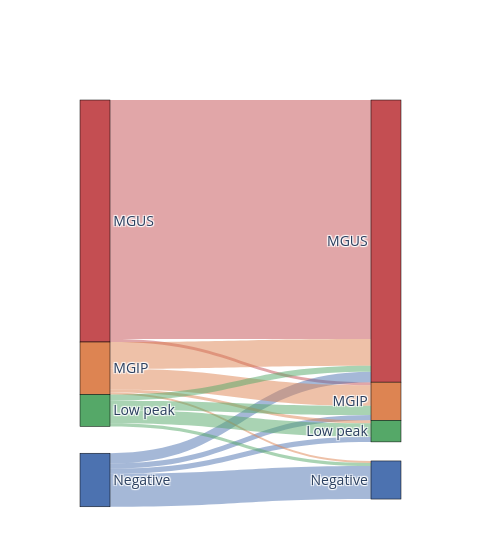

Write notebook code for a chart like this one.
### Markdown cell above
# 03. Sankey

### Code cell
import plotly.graph_objects as go
import pandas as pd
import numpy as np
from collections import defaultdict
import itertools
import seaborn as sns

filt_reshaped2_indv = pd.read_csv('../data/PLCO_ms_indv.csv', sep=",")

# Key columns
SUBJ_COL = "e_2021_1015_id"
TIME_COL = "Yr_before_dx"
CONC_COL = "Conc_1"
ISOTYPE_COL = "Type_heavy" #"Type_1"
diag_col = 'Mass_Spect_Diagnosis_SK_New'

filt_reshaped2_indv[diag_col] = filt_reshaped2_indv[diag_col].replace({
    "Low_MS":"Low peak",
    "MS-MGUS" : "MGUS",
    "MSL" : "Negative",
    "LC_only" : "Negative",
    "<LLMI" : "Negative",
    "C1q-C" : "Negative"
})


colors = sns.color_palette("deep", n_colors=10)

if diag_col == 'Mass_Spect_Diagnosis_SK_New':        
    hex_colors = [f"#{int(color[0]*255):02X}{int(color[1]*255):02X}{int(color[2]*255):02X}" for color in colors]
    node_colors_dict = {
        'Negative': hex_colors[0], 
        'Low peak': hex_colors[2], 
        'MGIP': hex_colors[1], 
        'MGUS': hex_colors[3],
        'Others' : 'lightgray',
    }
    
    alpha = 0.5 
    hex_colors_with_alpha = [
        f"rgba({int(color[0]*255)},{int(color[1]*255)},{int(color[2]*255)},{alpha})" 
        for color in colors
    ]
    
    link_colors_dict = {
        'Negative': hex_colors_with_alpha[0], 
        'Low peak': hex_colors_with_alpha[2], 
        'MGIP': hex_colors_with_alpha[1], 
        'MGUS': hex_colors_with_alpha[3],
        'Others' : 'lightgray'
    }
        
filt_reshaped2_indv['timepoint_int'] = (
    filt_reshaped2_indv['timepoint']
    .astype(str)
    .str.replace('t', '', regex=False)
    .astype(int)
)

filt_reshaped2_indv['timepoint2'] = np.where(
    filt_reshaped2_indv['timepoint'] == filt_reshaped2_indv.groupby(SUBJ_COL)['timepoint'].transform('min'),
    1, 
    np.where(
        filt_reshaped2_indv['timepoint'] == filt_reshaped2_indv.groupby(SUBJ_COL)['timepoint'].transform('max'),
        2,
        np.nan
    )
)
    
disease_dict = {1: 'MM', 2: 'MGUS', 'total': 'total'}

for disease in [1, 2]:
#for disease in [1]:
    disease_name = disease_dict[disease]
    print(disease_name)
    
    if disease_name == 'MGUS':
        #diagnosis_order = ['MGUS', 'MGIP', 'Low peak', 'Others', 'Negative']
        diagnosis_order = ['MGUS', 'MGIP', 'Low peak', 'Negative']        
    elif disease_name == 'MM':
        diagnosis_order = ['MGUS', 'MGIP', 'Low peak', 'Negative']        
        

    data_ori = filt_reshaped2_indv if disease == 'total' else filt_reshaped2_indv[filt_reshaped2_indv['casestat'] == disease]
    
    ##### follow-up number distribution
    max_timepoint_dist = (
        data_ori
        .groupby(SUBJ_COL)['timepoint']
        .max()
        .value_counts()
        .sort_index()
    )

    print(max_timepoint_dist)

    timept = 'timepoint2'
    #timept = 'timepoint'

    data = data_ori.dropna(subset=timept)
    
    
    # Calculate interval years for each patient
    data['Yrs_interval'] = abs(
        data
        .sort_values([SUBJ_COL, timept], ascending=False)  
        .groupby(SUBJ_COL)['Yr_before_dx']
        .diff()
    )

    # at baseline
    timept_1 = data[data[timept] == 1.0]

    stats = timept_1.groupby(diag_col)['Yrs_interval'].agg(
        median=lambda x: f"{x.median():.2f}",
        min=lambda x: f"{x.min():.2f}",
        max=lambda x: f"{x.max():.2f}",
        perc_25=lambda x: f"{x.quantile(0.25):.2f}",
        perc_75=lambda x: f"{x.quantile(0.75):.2f}",
    ).reset_index()

    print('**** Median time to subsequent sample collection (Negative inclues MSL [no m/z ratio], <LLMI, LC only) ****')
    print(stats)


    grouped = data.groupby([SUBJ_COL, timept, diag_col]).size().reset_index(name='count')


    def timepoint_comparisons(df):
        timepoints_c = sorted(df[timept].unique())
        results = []

        for tp1, tp2 in itertools.combinations(timepoints_c, 2):
            df_tp1 = df[df[timept] == tp1]
            df_tp2 = df[df[timept] == tp2]

    #         for diag1 in diagnosis_order: #df_tp1['Mass_Spect_Diagnosis'].unique():
    #             for diag2 in diagnosis_order: #df_tp2['Mass_Spect_Diagnosis'].unique():
            for diag1 in df_tp1[diag_col].unique():
                for diag2 in df_tp2[diag_col].unique():
                    count = len(pd.merge(df_tp1[df_tp1[diag_col] == diag1],
                                         df_tp2[df_tp2[diag_col] == diag2],
                                         on=SUBJ_COL, how='inner'))
                    if count > 0:
                        results.append({'tp1': tp1, 'MS1': diag1,
                                        'tp2': tp2, 'MS2': diag2, 'Count': count})

        return pd.DataFrame(results)


    df = timepoint_comparisons(grouped)
    df.reset_index(drop=True)
    df = df[['MS1', 'MS2', 'Count']]

    # Print % 
    total_counts_ms1 = df.groupby('MS1')['Count'].sum()

    df['percentage'] = df.apply(
        lambda row: (row['Count'] / total_counts_ms1[row['MS1']]) * 100,
        axis=1
    )

    print(df.groupby(['MS1']).sum())
    print(df.groupby(['MS2']).sum())
    print("Percentage of how many x in MS1 unique become y in MS2:")
    for i, row in df.iterrows():
        print(f"{row['MS1']} -> {row['MS2']} : {row['percentage']:.2f}%")

    negative_starts = df[df['MS1'] == 'Negative']
    print("**** Outcome of patients who started as Negative ****")
    print(negative_starts[['MS2', 'Count', 'percentage']])

    colors = sns.color_palette("deep", n_colors=4)

    replace_dict = {val: i for i, val in enumerate(diagnosis_order)}

    source = df['MS1'].map(replace_dict)
    target = df['MS2'].map(replace_dict) + len(diagnosis_order) #len(df['MS1'].unique())
    values = df['Count']
    timepoints = len(filt_reshaped2_indv[timept].unique())

    # Prepare Sankey diagram inputs
    categories = diagnosis_order 
    labels = diagnosis_order

    link_colors = [
        link_colors_dict[df['MS1'].iloc[i]] for i in range(len(df))
    ]

    n_categories = len(diagnosis_order)
    x_coords = [0.1] * n_categories + [0.9] * n_categories
    y_coords = [i / (n_categories - 1) for i in range(n_categories)] * 2

    # Create Sankey diagram
    fig = go.Figure(
        data = [
            go.Sankey(
                node=dict(
                    pad=0, #7,
                    thickness=30, #15,
                    line=dict(color="black", width=0.5),
                    label=labels * timepoints,
                    color=[node_colors_dict[cat] for cat in categories] * timepoints,
                    x = x_coords,
                    y = y_coords
                ),
                link=dict(
                    source=source,
                    target=target,
                    value=values,
                    color=link_colors
                ),
                arrangement='snap',
    )])


    fig.update_layout(
        width=500,
        font_size=14,
    )

    fig.write_image(f"../00.Figures/PLCO_MS_dig_prevalence_sankey_{disease_name}_New.pdf", engine="kaleido")
    fig.show()

### Figure 1 — Plotly figure (JSON) as saved in the notebook; plotly's stock layout.template omitted (floating-point values rounded to 4 significant figures)
{"data": [{"arrangement": "snap", "link": {"color": ["rgba(196,78,82,0.5)", "rgba(196,78,82,0.5)", "rgba(76,114,176,0.5)", "rgba(76,114,176,0.5)", "rgba(76,114,176,0.5)", "rgba(76,114,176,0.5)", "rgba(221,132,82,0.5)", "rgba(221,132,82,0.5)", "rgba(221,132,82,0.5)", "rgba(221,132,82,0.5)", "rgba(85,168,104,0.5)", "rgba(85,168,104,0.5)", "rgba(85,168,104,0.5)", "rgba(85,168,104,0.5)"], "source": [0, 0, 3, 3, 3, 3, 1, 1, 1, 1, 2, 2, 2, 2], "target": [4, 5, 4, 7, 6, 5, 4, 7, 6, 5, 4, 7, 6, 5], "value": [232, 3, 10, 32, 5, 5, 26, 2, 3, 20, 6, 3, 13, 9]}, "node": {"color": ["#C44E52", "#DD8452", "#55A868", "#4C72B0", "#C44E52", "#DD8452", "#55A868", "#4C72B0", "#C44E52", "#DD8452", "#55A868", "#4C72B0"], "label": ["MGUS", "MGIP", "Low peak", "Negative", "MGUS", "MGIP", "Low peak", "Negative", "MGUS", "MGIP", "Low peak", "Negative"], "line": {"color": "black", "width": 0.5}, "pad": 0, "thickness": 30, "x": [0.1, 0.1, 0.1, 0.1, 0.9, 0.9, 0.9, 0.9], "y": [0, 0.3333, 0.6667, 1, 0, 0.3333, 0.6667, 1]}, "type": "sankey"}], "layout": {"font": {"size": 14}, "width": 500}}
